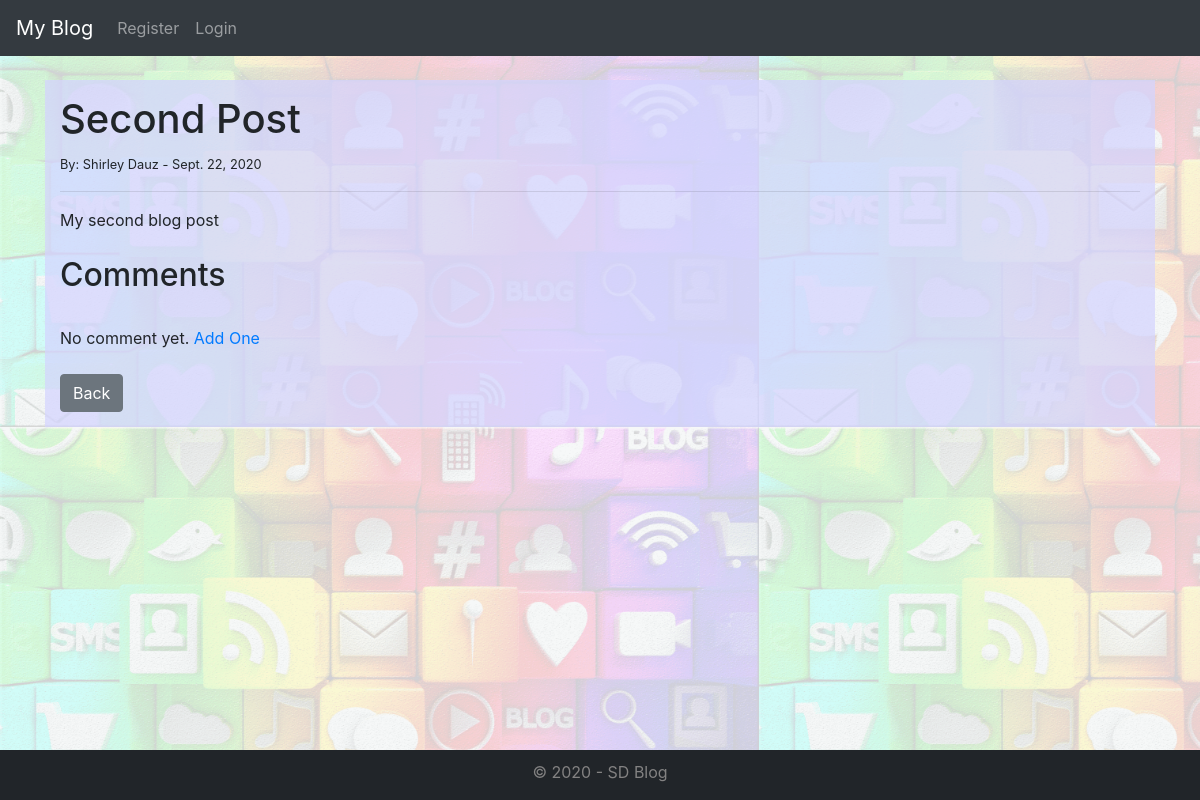
Screenshot of /post/2 with the database file from the repository.
### myblog/models.py (models this page shows, shortened)
class Post(models.Model):
    title = models.CharField(max_length=255)
    author = models.ForeignKey(User, on_delete=models.CASCADE)
    body = RichTextField(blank=True, null=True)
    post_date = models.DateField(auto_now_add=True)

### myblog/views.py (the view)
# urls.py: path('post/<int:pk>', post_detail_view.as_view(), name="post-detail"),
class post_detail_view(DetailView):
    model = Post
    template_name = 'post_details.html'

### myblog/templates/post_details.html (shortened to what this page needs)
{% extends 'base.html' %}
    {% block content %}
        <div style="background: #d4d4ffb7; padding: 15px;">
            <h1>{{ post.title }}</h1>
            <small>By:
                {{ post.author.first_name }}
                {{ post.author.last_name }} -
                {{ post.post_date }}
            </small><br>
            <hr>
            {{ post.body|safe }}
            <br><br>
            <h2>Comments</h2>
            <br>
            {% if not post.comments.all %}
                No comment yet.
                <a href="{% url 'add-comment' post.pk %}">Add One</a><br><br>
            {% endif %}
            <a href="{% url 'home' %}" class="btn btn-secondary">Back</a>
        </div>
    {% endblock %}

### rows the page displays
Post: title "Second Post", author.first_name "Shirley", author.last_name "Dauz", post_date "Sept. 22, 2020", body "My second blog post"
